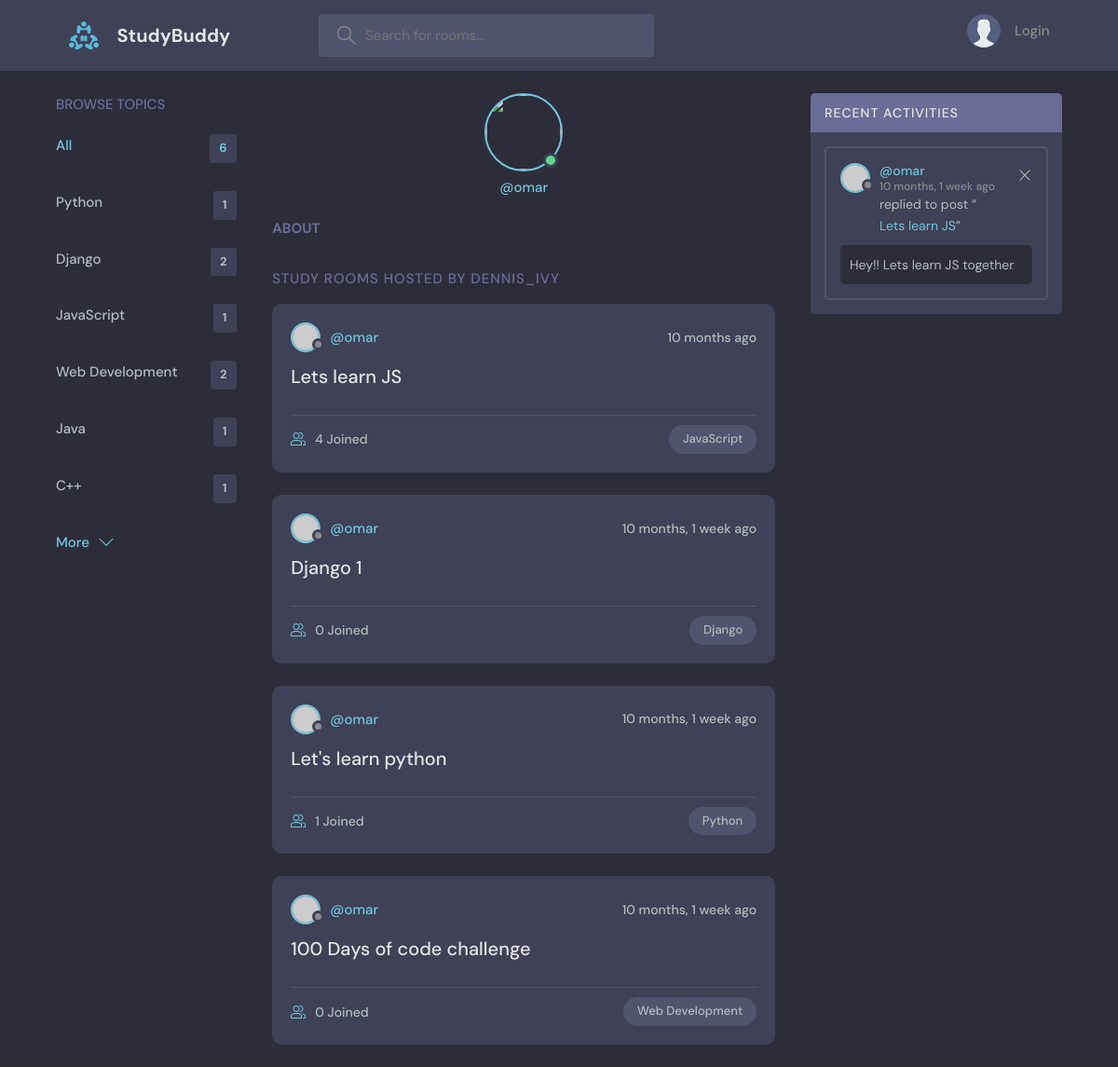
The app's page /profile/1 with its own data.
### base_app/models.py (models this page shows, shortened)
class Topic(models.Model):
    name = models.CharField(max_length=200)

class Room(models.Model):       #OEM: id gets created automatically
    host = models.ForeignKey(User, on_delete=models.SET_NULL, null=True)
    topic = models.ForeignKey(Topic, on_delete=models.SET_NULL, null=True)
    name = models.CharField(max_length=200)
    description = models.TextField(null=True, blank=True)
    participants = models.ManyToManyField(User, related_name='participants', blank=True)    #OEM: See what is the role of related_name
    updated = models.DateTimeField(auto_now=True)
    created = models.DateTimeField(auto_now_add=True)   #field change only the first time##
    class Meta:
        ordering = ['-updated', '-created']     #This specifies the order in which the rows will appear (if we remove '-' it will be from the oldest to the newest)
    def __str__(self) -> str:
        return self.name

class Message(models.Model):
    user = models.ForeignKey(User, on_delete=models.CASCADE)
    room = models.ForeignKey(Room, on_delete=models.CASCADE)
    body = models.TextField()
    updated = models.DateTimeField(auto_now=True)
    created = models.DateTimeField(auto_now_add=True)   #field change only the first time
    class Meta:
        ordering = ['-updated', '-created']
    def __str__(self) -> str:
        return self.body[0:50]

### base_app/views.py (the view)
# urls.py: path('profile/<int:pk>', views.profilePage, name="user-profile"),
def profilePage(request, pk):
    user = User.objects.get(id=pk)
    rooms = user.room_set.all()
    room_messages = user.message_set.all()
    topics = Topic.objects.all()
    context = {'user': user, 'rooms': rooms, 'topics': topics, 'room_messages': room_messages}
    return render(request, 'base_app/profile.html', context)

### base_app/templates/base_app/profile.html (shortened to what this page needs)
{% extends 'main.html' %}
{% block content %}
<main class="profile-page layout layout--3">
  <div class="container">
    {% include 'base_app/topics_component.html' %}
    <div class="roomList">
      <div class="profile">
        <div class="profile__avatar">
          <div class="avatar avatar--large active">
            <img src="{{user.avatar.url}}" />
          </div>
        </div>
        <div class="profile__info">
          <p>@{{user.username}}</p>
        </div>
        <div class="profile__about">
          <h3>About</h3>
        </div>
      </div>
      <div class="roomList__header">
        <div>
          <h2>Study Rooms Hosted by dennis_ivy</a>
          </h2>
        </div>
      </div>
      {% include 'base_app/feed_component.html' %}
    </div>
    {% include 'base_app/activity_component.html' %}
  </div>
</main>
{% endblock content %}

### base_app/templates/base_app/topics_component.html
<div class="topics">
    <div class="topics__header">
    <h2>Browse Topics</h2>
    </div>
    <ul class="topics__list">
    <li>
        <a href="{% url 'home' %}" class="active">All <span>{{topics.count}}</span></a>
    </li>
    <li>
        {% for topic in topics %}
        <a href="{% url 'home' %}?q={{topic.name}}">{{ topic.name }}<span>{{topic.room_set.all.count}}</span></a>
        {% endfor %}
    </li>
    </ul>
    <a class="btn btn--link" href="{% url 'topics' %}">
    More
    <svg version="1.1" xmlns="http://www.w3.org/2000/svg" width="32" height="32" viewBox="0 0 32 32">
        <title>chevron-down</title>
        <path d="M16 21l-13-13h-3l16 16 16-16h-3l-13 13z"></path>
    </svg>
    </a>
</div>

### base_app/templates/base_app/feed_component.html (shortened to what this page needs)
{% for room in rooms %}
    <div class="roomListRoom">
    <div class="roomListRoom__header">
        <a href="{% url 'user-profile' room.host.id %}" class="roomListRoom__author">
            <div class="avatar avatar--small">
            <img src="https://randomuser.me/api/portraits/women/11.jpg" />
            </div>
            <span>@{{room.host.username}}</span>
        </a>
        <div class="roomListRoom__actions">
            <span>{{room.updated|timesince}} ago</span>
        </div>
    </div>
    <div class="roomListRoom__content">
        <a href="{% url 'room_name' room.id %}">{{room.name}}</a>
    </div>
    <div class="roomListRoom__meta">
    <a href="{% url 'room_name' room.id %}" class="roomListRoom__joined">
        {{room.participants.all.count}} Joined
    </a>
    <p class="roomListRoom__topic">{{room.topic.name}}</p>
    </div>
</div>
{% endfor %}

### base_app/templates/base_app/activity_component.html
<div class="activities">
    <div class="activities__header">
        <h2>Recent Activities</h2>
    </div>
    {% for msg in room_messages %}
    <div class="activities__box">
        <div class="activities__boxHeader roomListRoom__header">
        <a href="{% url 'user-profile' msg.user.id %}" class="roomListRoom__author">
            <div class="avatar avatar--small">
            <img src="https://randomuser.me/api/portraits/women/11.jpg" />
            </div>
            <p>
            @{{msg.user}}
            <span>{{msg.created|timesince}} ago</span>
            </p>
        </a>
        <div class="roomListRoom__actions">
            <a href="{% url 'delete-message' msg.id %}">
            <svg version="1.1" xmlns="http://www.w3.org/2000/svg" width="32" height="32" viewBox="0 0 32 32">
                <title>remove</title>
                <path
                d="M27.314 6.019l-1.333-1.333-9.98 9.981-9.981-9.981-1.333 1.333 9.981 9.981-9.981 9.98 1.333 1.333 9.981-9.98 9.98 9.98 1.333-1.333-9.98-9.98 9.98-9.981z"
                ></path>
            </svg>
            </a>
        </div>
        </div>
        <div class="activities__boxContent">
        <p>replied to post “<a href="{% url 'room_name' msg.room.id %}">{{ msg.room }}</a>”</p>
        <div class="activities__boxRoomContent">
            {{msg}}
        </div>
        </div>
    </div>
    {% endfor %}
</div>

### records on screen
Topic: name "Python", room_set.all.count "1"
Topic: name "Django", room_set.all.count "2"
Topic: name "JavaScript", room_set.all.count "1"
Topic: name "Web Development", room_set.all.count "2"
Topic: name "Java", room_set.all.count "1"
Topic: name "C++", room_set.all.count "1"
Room: host.username "omar", updated "10 months", name "Lets learn JS", participants.all.count "4", topic.name "JavaScript"
Room: host.username "omar", updated "10 months, 1 week", name "Django 1", participants.all.count "0", topic.name "Django"
Room: host.username "omar", updated "10 months, 1 week", name "Let's learn python", participants.all.count "1", topic.name "Python"
Room: host.username "omar", updated "10 months, 1 week", name "100 Days of code challenge", participants.all.count "0", topic.name "Web Development"
Message: user "omar", created "10 months, 1 week", room "Lets learn JS", body "Hey!! Lets learn JS together"

### other values on screen
{{ topics.count }} "6"
{{ user.username }} "omar"
